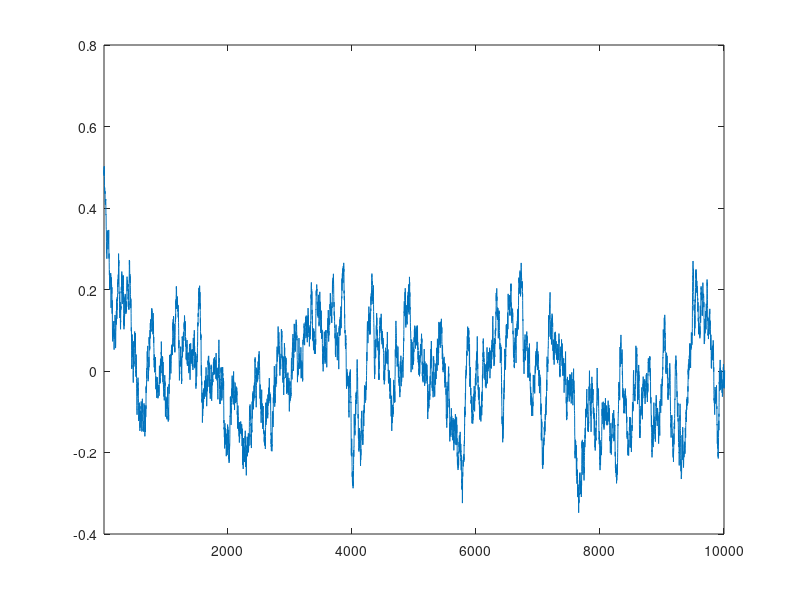
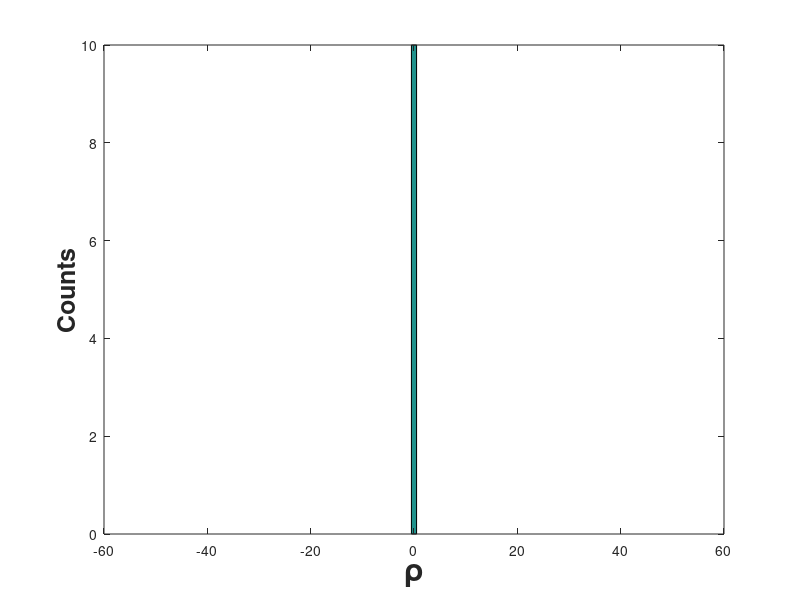

Reproduce these figures in MATLAB, in order.
%Author: Jitesh Jhawar
%Date:25/09/2018
%This code simulates the numerical integration of a stochastic differential
%equation of pairwise interaction model

repetitions = 10;   %Number of repetitions
store = zeros(repetitions,1);
for rep = 1:repetitions
    n = 100000; %Number of simulation steps
    x = zeros(n,1);
    
    x(1,1) = 0.5;
    del_t = 0.01;
    i = 1;
    % simulation begins
    while i ~= n-1
        
        
        % Coefficients:
        
        Nc = 1; N = 50; e = 1/250;
        diff = (Nc/N)*(1+e-x(i)^2);
        %ensuring that diffusion is not negative by redoing the previous time step
        if (diff < 0)
            i = i - 1;
        end
        %stochastic function
        diff = (Nc/N)*(1+e-x(i)^2);
        
        %deterministic function
        drift = -1*(x(i));
        %random number
        r = randn(1,1);
        %calculating value at next time step using Euler method and ito's
        %interpretation
        x(i+1) = x(i) + (drift)*del_t + r*(diff)^0.5*(del_t^0.5);
        i = i + 1;
        
    end
    store(rep,1) = x(n,1);
end

%Plotting
figure,
plot(1:n,(x))
xlim([1,10000])
% xlabel('time','fontweight','bold')
% ylabel('OP from SDE','fontweight','bold')
% ylim([0,1])
figure,
hist(store,100)
xlabel('\rho','fontweight','bold','FontSize',22)
ylabel('Counts','fontweight','bold','FontSize',18)
% xlim([0,1])

